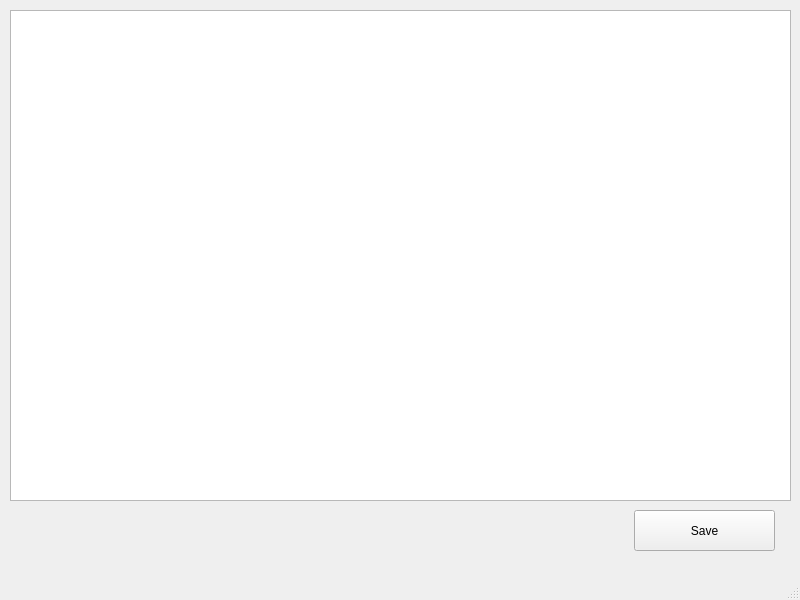
<?xml version="1.0" encoding="UTF-8"?>
<ui version="4.0">
 <class>Edit</class>
 <widget class="QMainWindow" name="Edit">
  <property name="geometry">
   <rect>
    <x>0</x>
    <y>0</y>
    <width>800</width>
    <height>600</height>
   </rect>
  </property>
  <property name="windowTitle">
   <string>MainWindow</string>
  </property>
  <widget class="QWidget" name="centralwidget">
   <widget class="QTextEdit" name="Edit_2">
    <property name="geometry">
     <rect>
      <x>10</x>
      <y>10</y>
      <width>781</width>
      <height>491</height>
     </rect>
    </property>
   </widget>
   <widget class="QPushButton" name="pushButton">
    <property name="geometry">
     <rect>
      <x>634</x>
      <y>510</y>
      <width>141</width>
      <height>41</height>
     </rect>
    </property>
    <property name="text">
     <string>Save</string>
    </property>
   </widget>
  </widget>
  <widget class="QMenuBar" name="menubar">
   <property name="geometry">
    <rect>
     <x>0</x>
     <y>0</y>
     <width>800</width>
     <height>22</height>
    </rect>
   </property>
  </widget>
  <widget class="QStatusBar" name="statusbar"/>
 </widget>
 <resources/>
 <connections/>
</ui>
